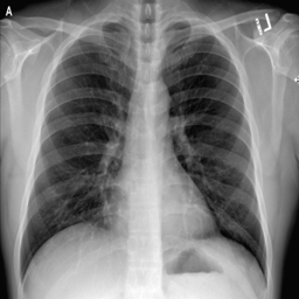
#> input picture uts ciri/1covid.png, 299 x 299 px
$ jupyter execute segmentasi.ipynb
#> lines starting #> are read from the running program, lines starting #| are printed output that depends on the picture; after the words box and inside, x2 and y2 are one past the last pixel; in counts of white or black regions, pixels touching at a corner belong together
[cell 1]
import cv2
import matplotlib.pyplot as plt
import matplotlib.image as pli
import numpy as np
from scipy import ndimage as ndi

[cell 2]
covid = pli.imread("1covid.png")
#> covid is the input picture: shape (299, 299) float32; min 0, max 1, mean 0.488
normal = pli.imread("2normal.png")
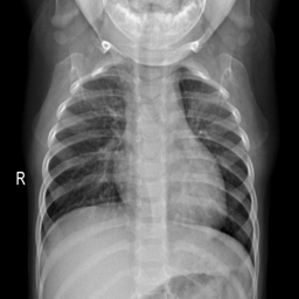
#> input picture uts ciri/2normal.png, 299 x 299 px
#> normal is the input picture: shape (299, 299) float32; min 0, max 1, mean 0.399
pneu = pli.imread("3pneumonia.png")
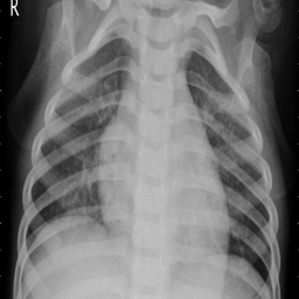
#> input picture uts ciri/3pneumonia.png, 299 x 299 px
#> pneu is the input picture: shape (299, 299) float32; min 0, max 1, mean 0.454

[cell 3]
plt.imshow(covid, cmap="gray")

[cell 4]
print(covid.shape," ", normal.shape, " ", pneu.shape)
#| (299, 299)   (299, 299)   (299, 299)

[cell 5]
covid_pixels = covid.flatten()
normal_pixels = normal.flatten()
pneu_pixels = pneu.flatten()

[cell 6]
# max iteration 100, score 85%
retval, labels, centers = cv2.kmeans(covid_pixels, 2, None, (cv2.TERM_CRITERIA_EPS + cv2.TERM_CRITERIA_MAX_ITER, 100, 0.90), 10, cv2.KMEANS_PP_CENTERS)
#> retval = 1235.7; centers = [0.665, 0.269]
if (centers[0,0]>centers[1,0]):
    centers[0,0],centers[1,0] = centers[1,0],centers[0,0]
    labels = 1-labels

[cell 7]
covid_segment = np.array(labels.reshape(covid.shape))
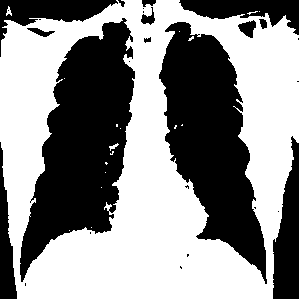
#> covid_segment: shape (299, 299) int32; values 0 (black) and 1 (white), 55.4% white; 27 black regions (14 under 20 px), largest, box (x1, y1, x2, y2) and area: (20, 18, 135, 282) 16096, (159, 22, 267, 284) 14575, (273, 136, 299, 299) 2839

[cell 8]
plt.imshow(covid_segment, cmap="gray")

[cell 9]
fill_lungs = np.array(ndi.binary_fill_holes(covid_segment), dtype=int )
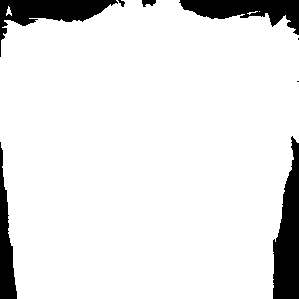
#> fill_lungs: shape (299, 299) int64; values 0 (black) and 1 (white), 90.3% white; 8 black regions (2 under 20 px), largest, box (x1, y1, x2, y2) and area: (273, 136, 299, 299) 2839, (0, 0, 118, 57) 2239, (179, 0, 299, 35) 2096, (0, 142, 17, 299) 1375, (142, 0, 156, 7) 68, (118, 0, 125, 7) 26
plt.imshow(fill_lungs, cmap="gray")

[cell 10]
covid_segment_not = cv2.bitwise_not(covid_segment)
plt.imshow(covid_segment_not, cmap="gray")

[cell 11]
covid_gabung = cv2.bitwise_and(covid_segment_not, fill_lungs)
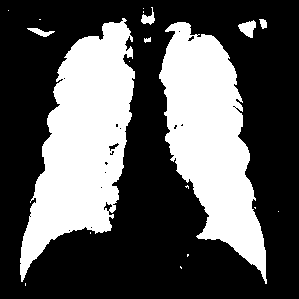
#> covid_gabung: shape (299, 299) int32; values 0 (black) and 1 (white), 34.9% white; 19 white regions (12 under 20 px), largest, box (x1, y1, x2, y2) and area: (20, 18, 135, 282) 16096, (159, 22, 267, 284) 14575, (238, 20, 256, 38) 196
plt.imshow(covid_gabung, cmap="gray")

[cell 12]
mask = np.array(ndi.binary_fill_holes(covid_gabung), dtype=int )
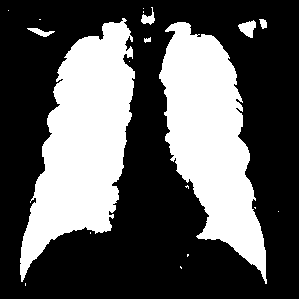
#> mask: shape (299, 299) int64; values 0 (black) and 1 (white), 35.1% white; 19 white regions (12 under 20 px), largest, box (x1, y1, x2, y2) and area: (20, 18, 135, 282) 16188, (159, 22, 267, 284) 14606, (238, 20, 256, 38) 196
plt.imshow(mask, cmap="gray")

[cell 13]
mask

[cell 14]
covid

[cell 15]
result = (covid * mask)
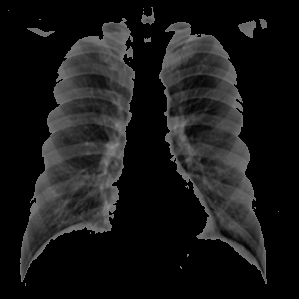
#> result: shape (299, 299) float64; min 0, max 0.565, mean 0.096
plt.imshow(result, cmap="gray")
